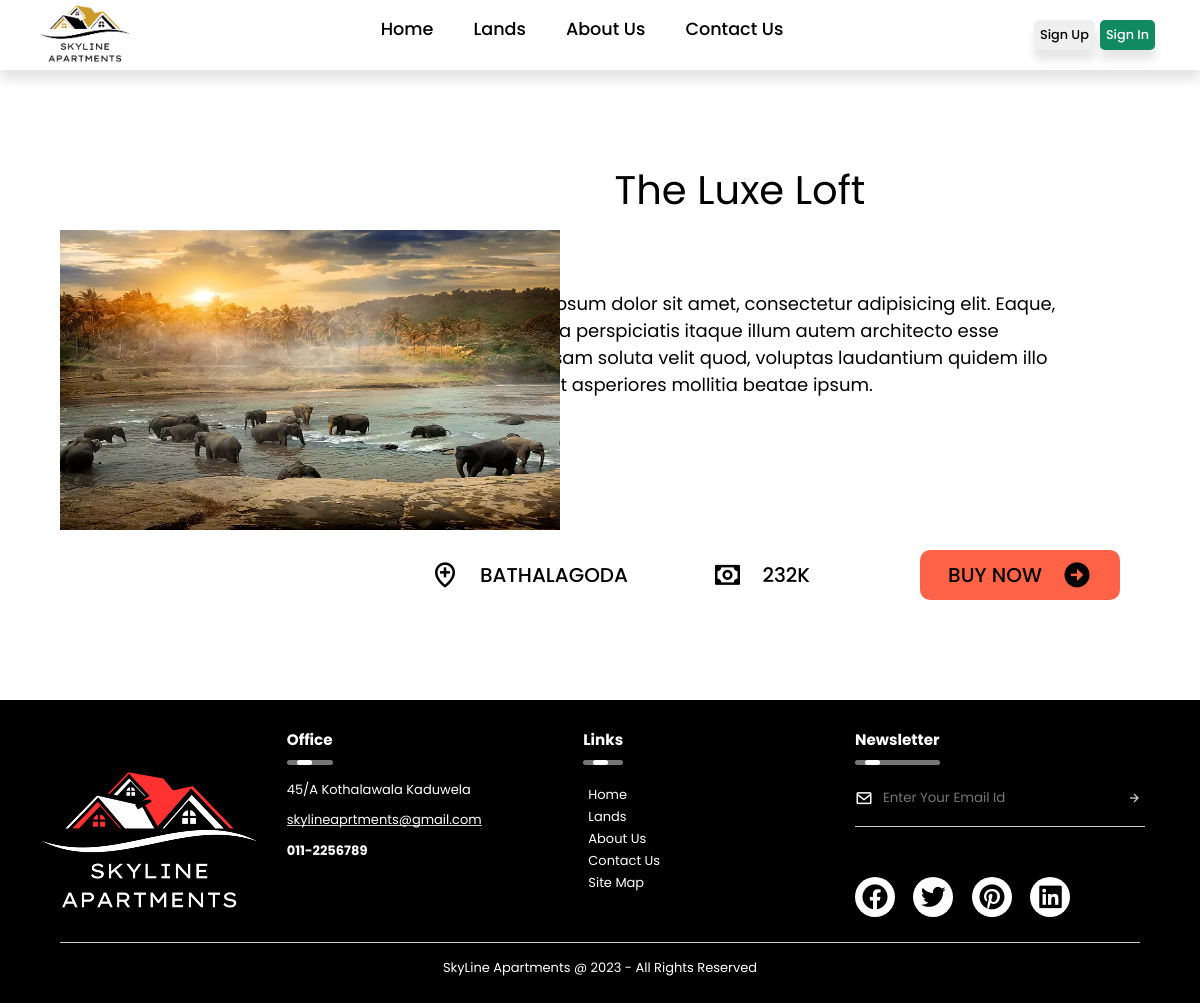
The app's page /landDetails.php?id=1 with its own data.
### tables this page shows
CREATE TABLE `land` (
  `landID` int(11) NOT NULL,
  `l_title` varchar(60) NOT NULL,
  `l_location` varchar(30) NOT NULL,
  `l_price` varchar(20) NOT NULL,
  `l_imgLoc` varchar(20) NOT NULL,
  `sellerID` int(11) NOT NULL,
  `isSold` int(11) NOT NULL,
  `click_count` int(11) NOT NULL,
  `l_description` varchar(300) DEFAULT NULL
);

### landDetails.php (the view, shortened to what this page needs)
<?php
    $title = 'Land Details'; include("header.php");
?>
<link rel="stylesheet" href="./css/landDetails.css">
<?php
    include_once("./config/databaseConfig.php");
    $id = $_GET["id"];
    $sql = mysqli_query($conn, "SELECT * FROM land
                                         WHERE landID='" . $id . "';
                                        ");
    $row  = mysqli_fetch_array($sql);
    $landID = $row['landID'];
    $image = $row['l_imgLoc'];
    $title = $row['l_title'];
    $location = $row['l_location'];
    $price = $row['l_price'];
    $description = $row['l_description'];
    echo "
<div class='land_container'>
    <div class='img_container'>
        <img src='./images/lands/".$image.".webp' alt=''>
    </div>
    <div class='det_container'>
        <div class='land_title'>
            <p>". $title ."</p>
        </div>
        <div class='land_des'>
            <P>". $description ."</P>
        </div>
        <div class='land_tags'>
            <div class='location'>
                <i class='bx bx-location-plus'></i>
                <p>". $location ."</p>
            </div>
            <div class='price'>
                <i class='bx bx-money'></i>
                <p>". $price ."</p>
            </div>
        </div> ";
        if ($row['isSold'] === '0' ){
        echo "
        <a href='./paymentgateway.php?id=". $landID ."'>
        <div class='buy_btn'>
            <p>BUY NOW</p>
            <i class='bx bxs-right-arrow-circle'></i>
        </div>
        </a>
    </div>
</div>
";
        }
?>
<?php include("footer.php"); ?>

### css/header.css (style rules this page uses)
* { margin: 0; padding: 0; box-sizing: border-box; font-family: 'Poppins', sans-serif; scroll-behavior: smooth; list-style: none; text-decoration: none; }
body { background-color: #ffffff; }

### css/landDetails.css (style rules this page uses)
.land_container { width: 90%; height: 700px; margin: auto; padding-top: 100px; position: relative; }
.land_container a { color: black; }
.img_container img { width: 500px; height: 300px; position: absolute; top: 230px; z-index: 555; }
.det_container { width: 800px; height: 500px; position: absolute; top: 130px; right: 0; background-color: #fff; }
.land_title { width: 100%; height: 80px; text-align: center; justify-content: center; align-items: center; padding-top: 30px; }
.land_title p { padding: auto; font-size: 40px; }
.land_des { width: 600px; height: 200px; position: absolute; right: 50px; top: 160px; }
.land_des p { font-size: 18px; }
.land_tags { position: absolute; display: flex; bottom: 30px; left: 80px; width: 50%; height: 50px; align-items: center; justify-content: space-between; }
.location , .price { display: flex; }
.buy_btn { position: absolute; display: flex; bottom: 30px; background-color: tomato; right: 20px; width: 25%; height: 50px; align-items: center; justify-content: center; border-radius: 10px; cursor: pointer; transition: 0.2s; }
.land_tags .bx { padding: 10px; font-size: 30px; }
.land_tags .location p, .land_tags .price p { align-items: center; padding: 10px; font-size: 20px; font-weight: 500; }
.buy_btn .bx { padding: 10px; font-size: 30px; }
.buy_btn p { align-items: center; padding: 10px; font-size: 20px; font-weight: 500; }

### css/footer.css (style rules this page uses)
* { margin: 0; padding: 0; box-sizing: border-box; font-family: 'Poppins', sans-serif; scroll-behavior: smooth; list-style: none; text-decoration: none; }

### records on screen
land: l_title "The Luxe Loft", l_description "Lorem ipsum dolor sit amet, consectetur adipisicing elit. Eaque, animi. Ea perspiciatis itaque illum autem architecto esse laboriosam soluta velit quod, voluptas laudantium quidem illo nesciunt asperiores mollitia beatae ipsum.", l_location "BATHALAGODA", l_price "232K"
